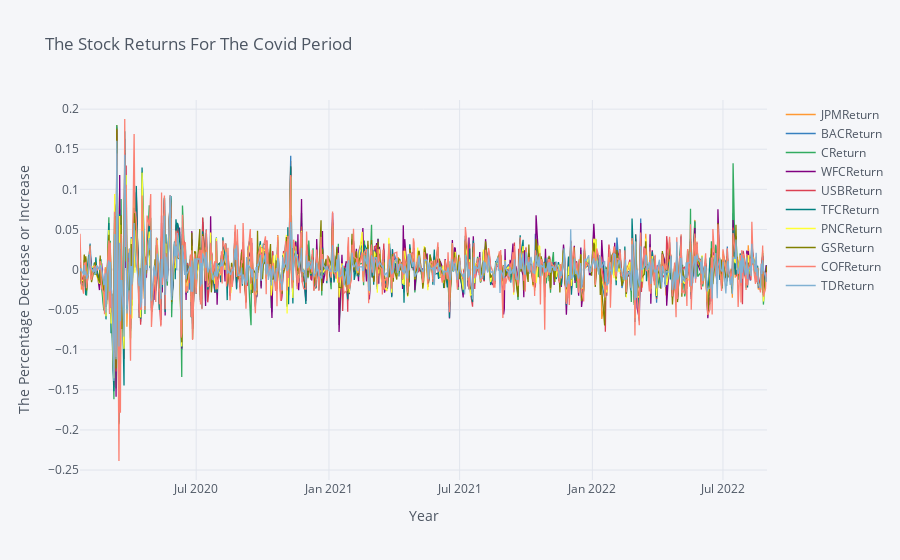

Source (notebook cell):
### Code cell
#The data visualization of all the stock returns in Covid period
CovidReturns[['JPMReturn','BACReturn','CReturn','WFCReturn','USBReturn','TFCReturn','PNCReturn','GSReturn','COFReturn','TDReturn']].iplot( title='The Stock Returns For The Covid Period',xTitle='Year',yTitle='The Percentage Decrease or Increase',)

### Figure 1 — Plotly figure (JSON) as saved in the notebook; plotly's stock layout.template omitted (floating-point values rounded to 4 significant figures; data arrays with more than 128 entries replaced by an {"elided": "..."} marker saying what was removed)
{"data": [{"line": {"color": "rgba(255, 153, 51, 1.0)", "dash": "solid", "shape": "linear", "width": 1.3}, "mode": "lines", "name": "JPMReturn", "text": "", "type": "scatter", "x": {"elided": "659 str values"}, "y": {"elided": "659 float values"}}, {"line": {"color": "rgba(55, 128, 191, 1.0)", "dash": "solid", "shape": "linear", "width": 1.3}, "mode": "lines", "name": "BACReturn", "text": "", "type": "scatter", "x": {"elided": "659 str values"}, "y": {"elided": "659 float values"}}, {"line": {"color": "rgba(50, 171, 96, 1.0)", "dash": "solid", "shape": "linear", "width": 1.3}, "mode": "lines", "name": "CReturn", "text": "", "type": "scatter", "x": {"elided": "659 str values"}, "y": {"elided": "659 float values"}}, {"line": {"color": "rgba(128, 0, 128, 1.0)", "dash": "solid", "shape": "linear", "width": 1.3}, "mode": "lines", "name": "WFCReturn", "text": "", "type": "scatter", "x": {"elided": "659 str values"}, "y": {"elided": "659 float values"}}, {"line": {"color": "rgba(219, 64, 82, 1.0)", "dash": "solid", "shape": "linear", "width": 1.3}, "mode": "lines", "name": "USBReturn", "text": "", "type": "scatter", "x": {"elided": "659 str values"}, "y": {"elided": "659 float values"}}, {"line": {"color": "rgba(0, 128, 128, 1.0)", "dash": "solid", "shape": "linear", "width": 1.3}, "mode": "lines", "name": "TFCReturn", "text": "", "type": "scatter", "x": {"elided": "659 str values"}, "y": {"elided": "659 float values"}}, {"line": {"color": "rgba(255, 255, 51, 1.0)", "dash": "solid", "shape": "linear", "width": 1.3}, "mode": "lines", "name": "PNCReturn", "text": "", "type": "scatter", "x": {"elided": "659 str values"}, "y": {"elided": "659 float values"}}, {"line": {"color": "rgba(128, 128, 0, 1.0)", "dash": "solid", "shape": "linear", "width": 1.3}, "mode": "lines", "name": "GSReturn", "text": "", "type": "scatter", "x": {"elided": "659 str values"}, "y": {"elided": "659 float values"}}, {"line": {"color": "rgba(251, 128, 114, 1.0)", "dash": "solid", "shape": "linear", "width": 1.3}, "mode": "lines", "name": "COFReturn", "text": "", "type": "scatter", "x": {"elided": "659 str values"}, "y": {"elided": "659 float values"}}, {"line": {"color": "rgba(128, 177, 211, 1.0)", "dash": "solid", "shape": "linear", "width": 1.3}, "mode": "lines", "name": "TDReturn", "text": "", "type": "scatter", "x": {"elided": "659 str values"}, "y": {"elided": "659 float values"}}], "layout": {"legend": {"bgcolor": "#F5F6F9", "font": {"color": "#4D5663"}}, "paper_bgcolor": "#F5F6F9", "plot_bgcolor": "#F5F6F9", "title": {"font": {"color": "#4D5663"}, "text": "The Stock Returns For The Covid Period"}, "xaxis": {"gridcolor": "#E1E5ED", "showgrid": true, "tickfont": {"color": "#4D5663"}, "title": {"font": {"color": "#4D5663"}, "text": "Year"}, "zerolinecolor": "#E1E5ED"}, "yaxis": {"gridcolor": "#E1E5ED", "showgrid": true, "tickfont": {"color": "#4D5663"}, "title": {"font": {"color": "#4D5663"}, "text": "The Percentage Decrease or Increase"}, "zerolinecolor": "#E1E5ED"}}}
